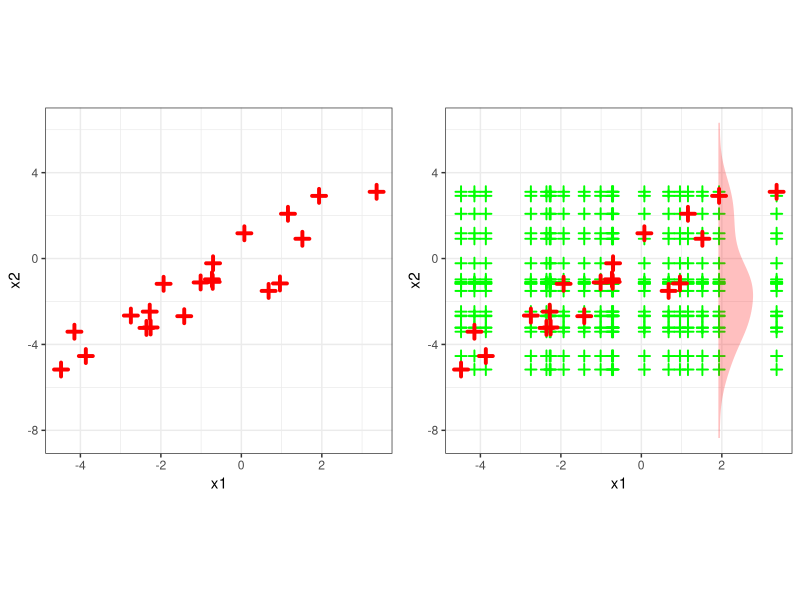

Recreate this plot in R.
# PREREQ -----------------------------------------------------------------------

library(gridExtra)
library(ggplot2)

# DATA -------------------------------------------------------------------------

set.seed(10)
x1 = runif(20, -5, 5)
x2 = x1 + rnorm(20, 0, 1)
df_observed = data.frame(x1, x2)
df_permuted = data.frame(expand.grid(x1, x2))
names(df_permuted) = c("x1", "x2")

dens = density(x2)
d = data.frame(x = dens$x, y = dens$y)

# PLOT -------------------------------------------------------------------------

p1 = ggplot() +
  geom_point(data = df_observed, aes(x1, x2),
             shape = 3, color = "red", size = 2, stroke = 2) +
  theme_bw() + ylim(range(d$x))

p2 = ggplot() +
  geom_point(data = df_permuted, aes(x1, x2),
             shape = 3, color = "green", size = 2, stroke = 1) +
  geom_point(data = df_observed, aes(x1, x2),
             shape = 3, color = "red", size = 2, stroke = 2) +
  theme_bw() + ylim(range(d$x))

p2 = p2 + geom_line(data = d, aes(x = sort(x1)[19] + 5*y, y = x), alpha = 0.25, color = "red")
grid = grid.arrange(p1, p2, ncol = 2, respect = TRUE)

ggsave("../figure/pd_grid.pdf", grid, width = 8, height = 4)
